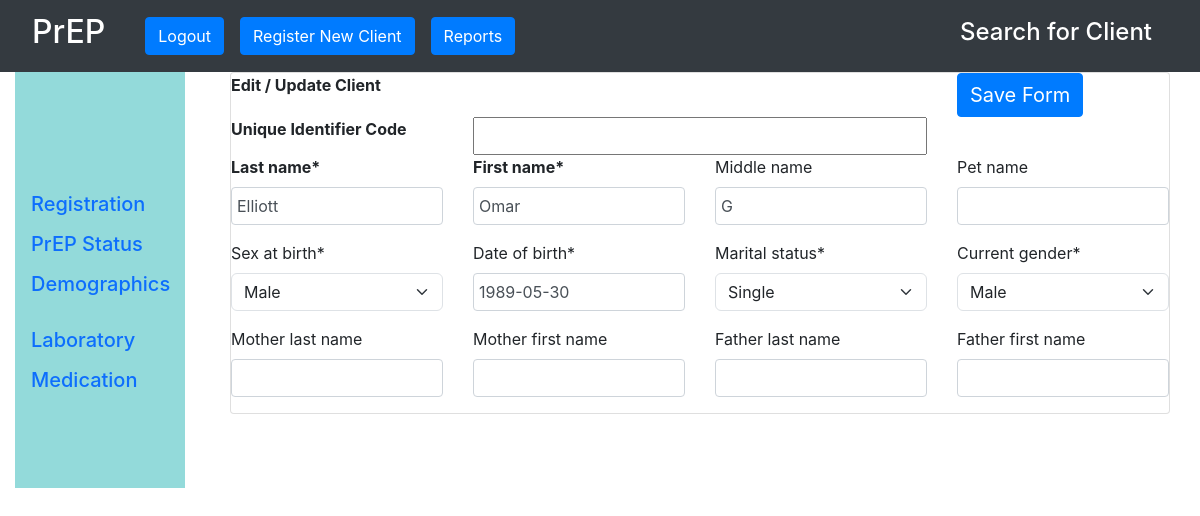
The app's page /client/edit/14/ (signed in), older data.
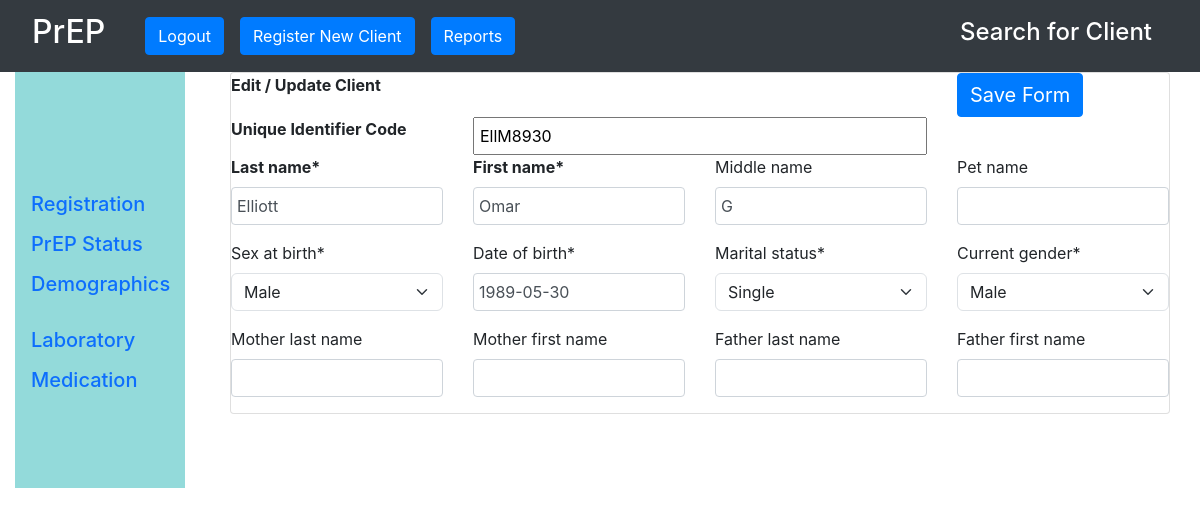
The same page, newer data.
### prep_app/models.py (models this page shows, shortened)
class Client(TSIS2BaseModel):
    last_name = models.CharField(max_length=255, blank=False, null=False)
    first_name = models.CharField(max_length=255, blank=False, null=False)
    middle_name = models.CharField(max_length=255, blank=True, null=True)
    pet_name = models.CharField(max_length=255, blank=True, null=True)
    sex_at_birth = models.ForeignKey('GenderCode', blank=False, null=False, on_delete=models.PROTECT, default=1)
    current_gender =  models.CharField(max_length=255, choices = CURRENTGENDER, null=True)
    unique_identfier_code = models.CharField(max_length=50, blank=True, null=True)
    date_of_birth = models.DateField(blank=False, null=False, validators=[validate_not_future_date])
    marital_status = models.ForeignKey('MaritalStatusCode', blank=False, null=False, on_delete=models.PROTECT, default=1)
    death_date = models.DateField(blank=True, null=True)
    mother_last_name = models.CharField(max_length=255, blank=True, null=True)
    mother_first_name = models.CharField(max_length=255, blank=True, null=True)
    father_last_name = models.CharField(max_length=255, blank=True, null=True)
    father_first_name = models.CharField(max_length=255, blank=True, null=True)
    nhf_card = models.CharField(verbose_name='NHF Card', max_length=255, blank=True, null=True)
    trn_number = models.CharField(verbose_name='TRN Number', max_length=255, blank=True, null=True)
    cause_of_death = models.CharField(max_length=255, blank=True, null=True)

### prep_app/views.py (the view)
# urls.py: path('edit/<int:client_id>/', edit_client, name='edit_client'),
def edit_client(request, client_id):
    if request.session.get('User') is None:
        return redirect('login_user')
    client = get_object_or_404(Client, pk=client_id)
    if request.method == 'POST':
        form = ClientForm(request.POST, instance=client)
        if form.is_valid():
            form.save()
            return redirect('edit_client', client_id=client_id)
    else:
        form = ClientForm(instance=client)
    return render(request, 'edit_client.html', {'form': form, 'client': client, 'client_id': client_id})

### prep_app/forms.py (shortened to what this page needs)
class ClientForm(forms.ModelForm):
    class Meta:
        model = Client
        fields = '__all__'
        widgets = {
            "date_of_birth": DatePickerInput(),
         }

### prep_app/base_model.py (called while the page is built)
    def get_queryset(self):
        if self.include_deleted:
            return TSIS2BaseQuerySet(self.model)
        return TSIS2BaseQuerySet(self.model).filter(deleted_at=None)

### prep_app/models.py (called while the page is built)
    def __str__(self):
        return "%s" % (self.name)

    def __str__(self):
        return "%s" % (self.name)

### accounts/templates/edit_client.html (shortened to what this page needs)
{% extends 'base_entry.html' %}
{% load crispy_forms_tags %}
{% load widget_tweaks %}
{% block content %}
<div class="container">
<form method="POST" class="card mt-0 form-floating form-horizontal form-group">
  <div class="row">
    <div class="col-md-3"><b>Edit / Update Client</b>
    </div>
    <div class="col-md-6"> </div>
    <div class="col-md-3">    <button type="submit" class="btn btn-primary" style="font-size: 20px;">Save Form</button> </div>
  </div>
  <div class="row">
    <div class="col-md-3"><b>Unique Identifier Code</b>
    </div>
    <div class="col-md-6">{{ form.unique_identfier_code }} </div>
    <div class="col-md-3">     </div>
  </div>
  <div class="row">
    <div class="col-md-3"> <b>{{ form.last_name|as_crispy_field }}</b></div>
    <div class="col-md-3"> <b>{{ form.first_name|as_crispy_field}}</b></div>
    <div class="col-md-3"> {{ form.middle_name|as_crispy_field}}</div>
    <div class="col-md-3"> {{ form.pet_name|as_crispy_field}}</div>
  </div>
  <div class="row">
    <div class="col-md-3"> {{ form.sex_at_birth|as_crispy_field }}</div>
    <div class="col-md-3"> {{ form.date_of_birth|as_crispy_field }}     </div>
    <div class="col-md-3"> {{ form.marital_status|as_crispy_field}}</div>
    <div class="col-md-3"> {{ form.current_gender|as_crispy_field}} </div>
  </div>
  <div class="row">
    <div class="col-md-3"> {{ form.mother_last_name|as_crispy_field}}</div>
    <div class="col-md-3"> {{ form.mother_first_name|as_crispy_field}}</div>
    <div class="col-md-3"> {{ form.father_last_name|as_crispy_field}}</div>
    <div class="col-md-3"> {{ form.father_first_name|as_crispy_field}}</div>
  </div>
        </div>
{% endblock %}

Row changes from the older to the newer data that the page shows:
changed Client "Elliott": unique_identfier_code (not shown) → "EllM8930"
